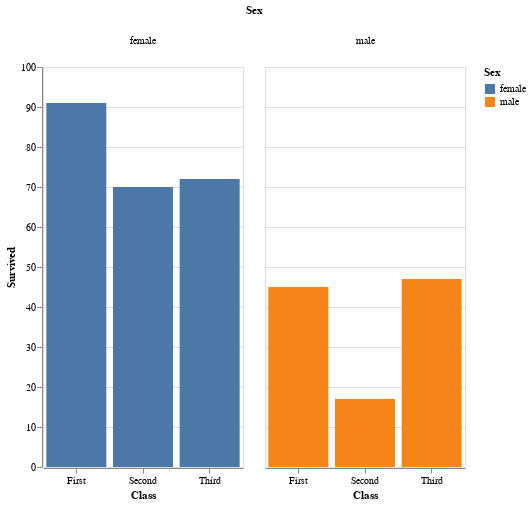

The code cell stored with this chart in its notebook:
### Markdown cell above
2. **Gráfico de barras con colores codificados por una tercera variable**:

### Code cell
import altair as alt
import seaborn as sns

# Cargar los datos
titanic = sns.load_dataset("titanic")

# Crear el gráfico de barras con colores codificados por género
chart = alt.Chart(titanic).mark_bar().encode(
    x=alt.X('class:N', title='Class', axis=alt.Axis(labelAngle=0)),
    y=alt.Y('sum(survived):Q', title='Survived'),
    color=alt.Color('sex:N', title='Sex'),
    column=alt.Column('sex:N', title='Sex', header=alt.Header(labelAngle=0, labelAlign='center'))
).properties(
    width=200,  # Ancho de cada faceta
    height=400  # Altura del gráfico
).interactive()

# Mostrar el gráfico
chart

### Figure 1 — Vega-Lite specification as saved in the notebook (floating-point values rounded to 4 significant figures; data arrays with more than 128 entries replaced by an {"elided": "..."} marker saying what was removed)
{"config": {"view": {"continuousWidth": 400, "continuousHeight": 300}}, "data": {"name": "data-90bf885f0c383711bba3d438d1876cb6"}, "mark": "bar", "encoding": {"color": {"field": "sex", "title": "Sex", "type": "nominal"}, "column": {"field": "sex", "header": {"labelAlign": "center", "labelAngle": 0}, "title": "Sex", "type": "nominal"}, "x": {"axis": {"labelAngle": 0}, "field": "class", "title": "Class", "type": "nominal"}, "y": {"aggregate": "sum", "field": "survived", "title": "Survived", "type": "quantitative"}}, "height": 400, "selection": {"selector003": {"type": "interval", "bind": "scales", "encodings": ["x", "y"]}}, "width": 200, "$schema": "https://vega.github.io/schema/vega-lite/v4.17.0.json", "datasets": {"data-90bf885f0c383711bba3d438d1876cb6": {"elided": "891 records"}}}
